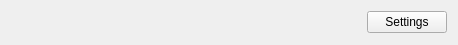
<?xml version="1.0" encoding="UTF-8"?>
<ui version="4.0">
 <class>AsBannerBar</class>
 <widget class="QWidget" name="AsBannerBar">
  <property name="geometry">
   <rect>
    <x>0</x>
    <y>0</y>
    <width>458</width>
    <height>45</height>
   </rect>
  </property>
  <property name="windowTitle">
   <string>Form</string>
  </property>
  <layout class="QHBoxLayout" name="horizontalLayout">
   <item>
    <widget class="QLabel" name="bannerLabel">
     <property name="text">
      <string/>
     </property>
     <property name="pixmap">
      <pixmap resource="resources.qrc">:/afisync_header.png</pixmap>
     </property>
    </widget>
   </item>
   <item>
    <spacer name="horizontalSpacer">
     <property name="orientation">
      <enum>Qt::Horizontal</enum>
     </property>
     <property name="sizeHint" stdset="0">
      <size>
       <width>40</width>
       <height>20</height>
      </size>
     </property>
    </spacer>
   </item>
   <item>
    <widget class="QPushButton" name="settingsButton">
     <property name="text">
      <string>Settings</string>
     </property>
    </widget>
   </item>
  </layout>
 </widget>
 <resources>
  <include location="resources.qrc"/>
 </resources>
 <connections/>
</ui>
